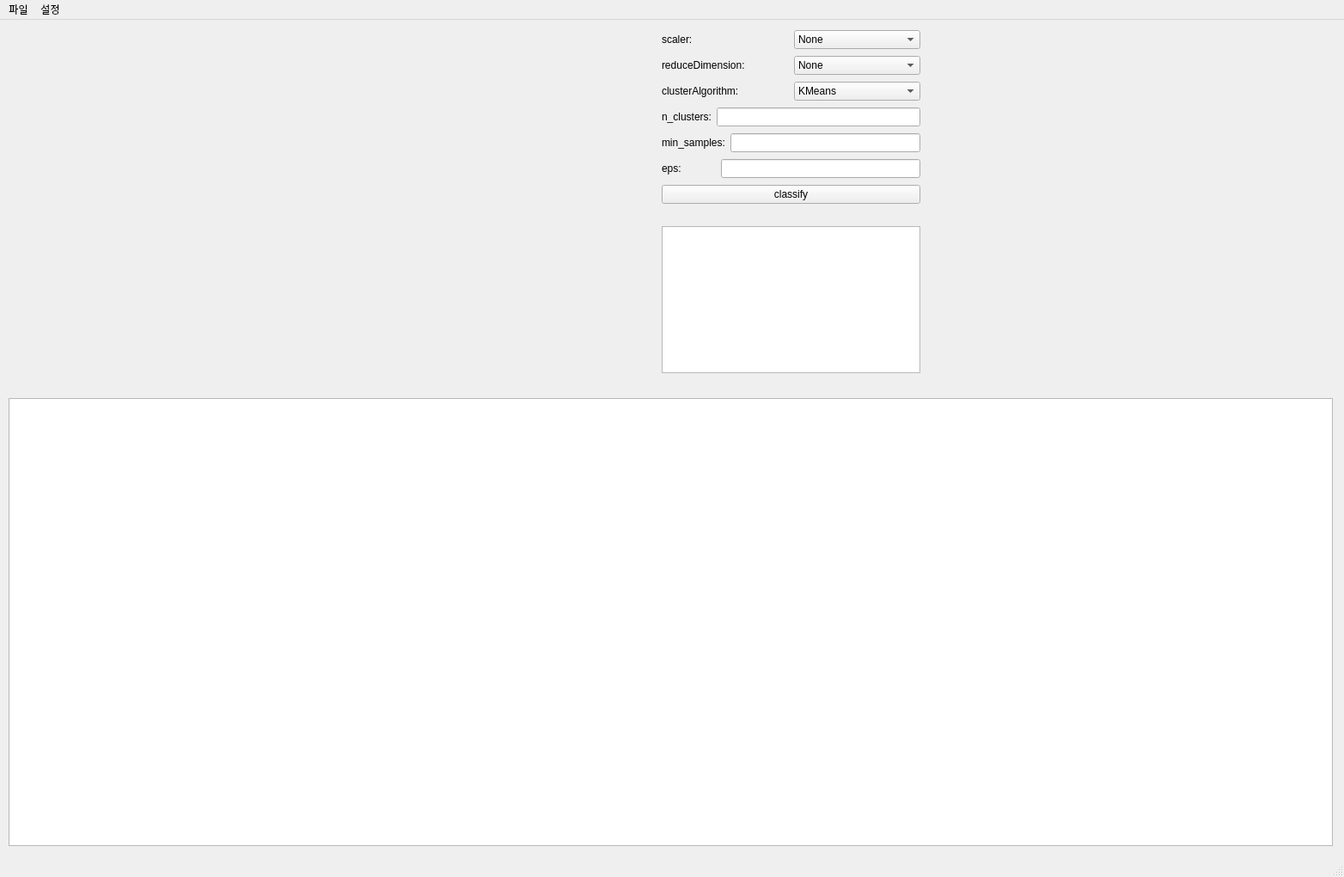
<?xml version="1.0" encoding="UTF-8"?>
<ui version="4.0">
 <class>classifierInterface</class>
 <widget class="QMainWindow" name="classifierInterface">
  <property name="geometry">
   <rect>
    <x>0</x>
    <y>0</y>
    <width>1564</width>
    <height>1020</height>
   </rect>
  </property>
  <property name="windowTitle">
   <string>MainWindow</string>
  </property>
  <widget class="QWidget" name="centralwidget">
   <widget class="QWidget" name="verticalLayoutWidget">
    <property name="geometry">
     <rect>
      <x>770</x>
      <y>10</y>
      <width>301</width>
      <height>210</height>
     </rect>
    </property>
    <layout class="QVBoxLayout" name="verticalLayout">
     <item>
      <layout class="QHBoxLayout" name="horizontalLayout_3">
       <item>
        <widget class="QLabel" name="scalerLabel">
         <property name="text">
          <string>scaler:</string>
         </property>
        </widget>
       </item>
       <item>
        <widget class="QComboBox" name="scalerComboBox">
         <item>
          <property name="text">
           <string>None</string>
          </property>
         </item>
         <item>
          <property name="text">
           <string>MinMaxScaler</string>
          </property>
         </item>
         <item>
          <property name="text">
           <string>RobustScaler</string>
          </property>
         </item>
         <item>
          <property name="text">
           <string>StandardScaler</string>
          </property>
         </item>
         <item>
          <property name="text">
           <string>Normalizer</string>
          </property>
         </item>
        </widget>
       </item>
      </layout>
     </item>
     <item>
      <layout class="QHBoxLayout" name="horizontalLayout_5">
       <item>
        <widget class="QLabel" name="reduceDimLabel">
         <property name="text">
          <string>reduceDimension:</string>
         </property>
        </widget>
       </item>
       <item>
        <widget class="QComboBox" name="reduceDimComboBox">
         <item>
          <property name="text">
           <string>None</string>
          </property>
         </item>
         <item>
          <property name="text">
           <string>PCA</string>
          </property>
         </item>
         <item>
          <property name="text">
           <string>TSNE</string>
          </property>
         </item>
        </widget>
       </item>
      </layout>
     </item>
     <item>
      <layout class="QHBoxLayout" name="horizontalLayout_2">
       <item>
        <widget class="QLabel" name="clusterLabel">
         <property name="text">
          <string>clusterAlgorithm:</string>
         </property>
        </widget>
       </item>
       <item>
        <widget class="QComboBox" name="clusterComboBox">
         <item>
          <property name="text">
           <string>KMeans</string>
          </property>
         </item>
         <item>
          <property name="text">
           <string>Agglomerative</string>
          </property>
         </item>
         <item>
          <property name="text">
           <string>DBSCAN</string>
          </property>
         </item>
        </widget>
       </item>
      </layout>
     </item>
     <item>
      <layout class="QHBoxLayout" name="needN_clusterLayout">
       <item>
        <widget class="QLabel" name="n_clusterLabel">
         <property name="text">
          <string>n_clusters:</string>
         </property>
        </widget>
       </item>
       <item>
        <widget class="QLineEdit" name="n_clusterLineEdit"/>
       </item>
      </layout>
     </item>
     <item>
      <layout class="QHBoxLayout" name="horizontalLayout">
       <item>
        <widget class="QLabel" name="min_samplesLabel">
         <property name="text">
          <string>min_samples:</string>
         </property>
        </widget>
       </item>
       <item>
        <widget class="QLineEdit" name="min_samplesLineEdit"/>
       </item>
      </layout>
     </item>
     <item>
      <layout class="QHBoxLayout" name="horizontalLayout_4">
       <item>
        <widget class="QLabel" name="epsLabel">
         <property name="text">
          <string>eps:            </string>
         </property>
        </widget>
       </item>
       <item>
        <widget class="QLineEdit" name="epsLineEdit"/>
       </item>
      </layout>
     </item>
     <item>
      <widget class="QPushButton" name="classifyPushButton">
       <property name="text">
        <string>classify</string>
       </property>
      </widget>
     </item>
    </layout>
   </widget>
   <widget class="QWidget" name="horizontalLayoutWidget">
    <property name="geometry">
     <rect>
      <x>10</x>
      <y>10</y>
      <width>721</width>
      <height>411</height>
     </rect>
    </property>
    <layout class="QHBoxLayout" name="visualizaionField"/>
   </widget>
   <widget class="QTextEdit" name="stateTextEdit">
    <property name="geometry">
     <rect>
      <x>770</x>
      <y>240</y>
      <width>301</width>
      <height>171</height>
     </rect>
    </property>
   </widget>
   <widget class="QTableWidget" name="tableWidget">
    <property name="geometry">
     <rect>
      <x>10</x>
      <y>440</y>
      <width>1541</width>
      <height>521</height>
     </rect>
    </property>
   </widget>
  </widget>
  <widget class="QMenuBar" name="menubar">
   <property name="geometry">
    <rect>
     <x>0</x>
     <y>0</y>
     <width>1564</width>
     <height>26</height>
    </rect>
   </property>
   <widget class="QMenu" name="menu">
    <property name="title">
     <string>파일</string>
    </property>
    <widget class="QMenu" name="save">
     <property name="title">
      <string>save</string>
     </property>
     <addaction name="actionSaveImage"/>
     <addaction name="actionSaveClusters"/>
    </widget>
    <addaction name="save"/>
   </widget>
   <widget class="QMenu" name="menu_2">
    <property name="title">
     <string>설정</string>
    </property>
    <addaction name="actionScaleSize"/>
   </widget>
   <addaction name="menu"/>
   <addaction name="menu_2"/>
  </widget>
  <widget class="QStatusBar" name="statusBar"/>
  <action name="actionCollect_and_stuff_data">
   <property name="text">
    <string>collect and stuff data</string>
   </property>
  </action>
  <action name="actionSolveAverageValues">
   <property name="text">
    <string>solveAverageValues</string>
   </property>
  </action>
  <action name="actionScaleSize">
   <property name="text">
    <string>scaleSize</string>
   </property>
  </action>
  <action name="actionSaveImage">
   <property name="text">
    <string>saveImage</string>
   </property>
  </action>
  <action name="actionSaveClusters">
   <property name="text">
    <string>saveClusters</string>
   </property>
  </action>
 </widget>
 <resources/>
 <connections/>
</ui>
